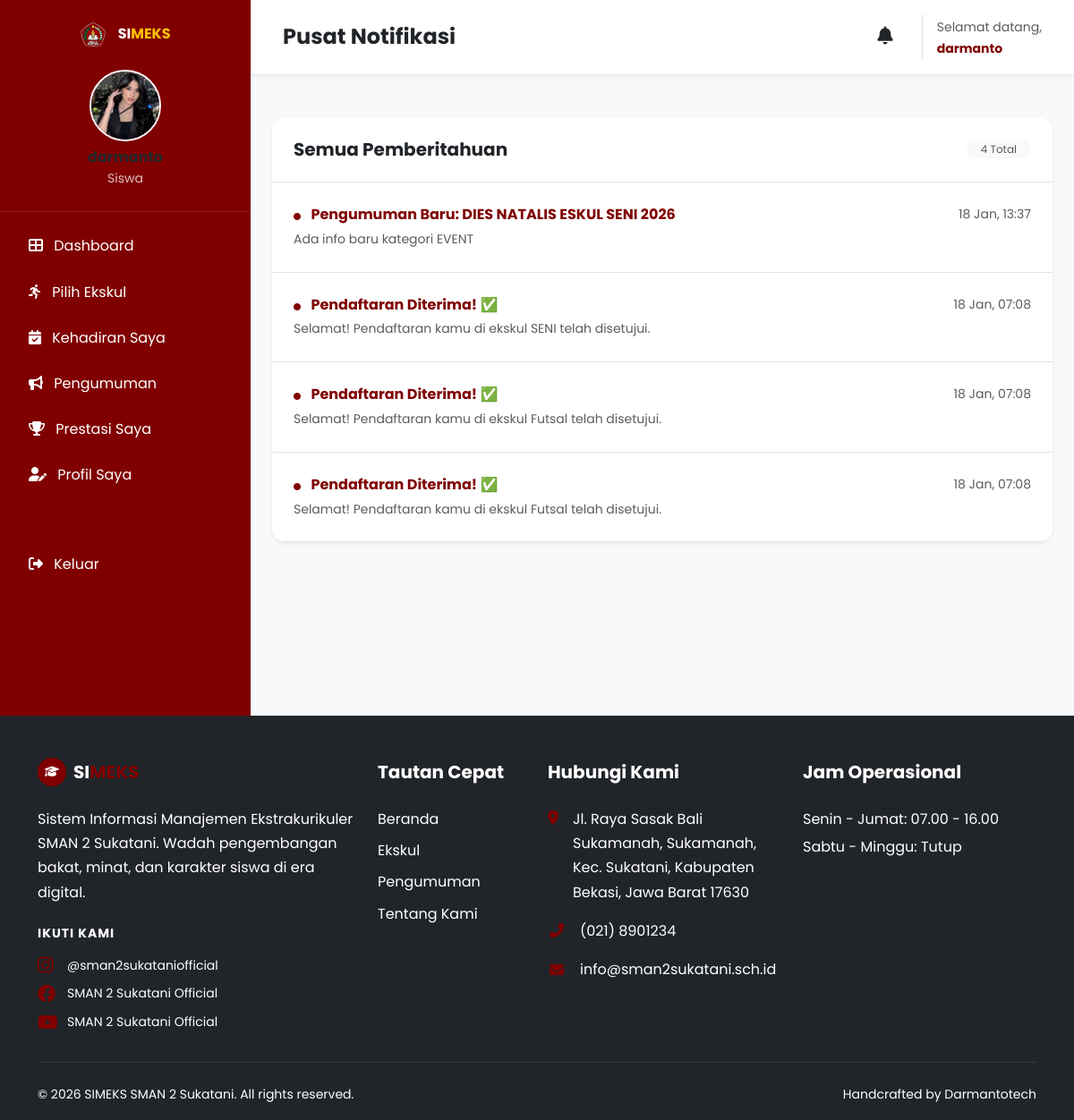
The page /SIMEKS-main/siswa/notifikasi.php (signed in) on the database its author committed.
### tables this page shows
CREATE TABLE `users` (
  `id` int(11) NOT NULL,
  `nisn` varchar(20) DEFAULT NULL,
  `nama` varchar(100) NOT NULL,
  `email` varchar(100) NOT NULL,
  `password` varchar(255) NOT NULL,
  `kelas` varchar(50) DEFAULT NULL,
  `role` enum('admin','siswa') DEFAULT 'siswa',
  `foto` varchar(255) DEFAULT 'default.png',
  `created_at` timestamp NOT NULL DEFAULT current_timestamp()
);

CREATE TABLE `notifikasi` (
  `id` int(11) NOT NULL,
  `user_id` int(11) DEFAULT NULL,
  `judul` varchar(100) DEFAULT NULL,
  `pesan` text DEFAULT NULL,
  `type` varchar(20) DEFAULT 'info',
  `is_read` tinyint(1) DEFAULT 0,
  `created_at` timestamp NOT NULL DEFAULT current_timestamp()
);

### SIMEKS-main/siswa/notifikasi.php (the view, shortened to what this page needs)
<?php
$user_id = $_SESSION['siswa_data']['user_id'];
include '../includes/header.php';
$stmt = $koneksi->prepare("SELECT * FROM notifikasi WHERE user_id = ? ORDER BY created_at DESC");
$stmt->execute([$user_id]);
$notifications = $stmt->fetchAll();
?>
<div class="d-flex" id="wrapper">
    <?php include 'sidebar.php'; ?>
    <div id="page-content-wrapper" class="w-100 bg-light">
        <?php
        $navTitle = "Pusat Notifikasi";
        include '../includes/siswa_nav.php';
        ?>
        <div class="container-fluid p-4">
            <div class="card border-0 shadow-sm rounded-4 overflow-hidden">
                <div class="p-4 border-bottom bg-white d-flex justify-content-between align-items-center">
                    <h5 class="fw-bold mb-0">Semua Pemberitahuan</h5>
                    <span class="badge bg-light text-muted fw-normal rounded-pill px-3"><?php echo count($notifications); ?> Total</span>
                </div>
                <div class="list-group list-group-flush">
                    <?php if (empty($notifications)): ?>
                        <div class="p-5 text-center text-muted">
                            <i class="fas fa-bell-slash fs-1 mb-3 opacity-25"></i>
                            <p>Belum ada notifikasi untuk Anda.</p>
                        </div>
                    <?php else: ?>
                        <?php foreach ($notifications as $n): ?>
                            <div class="list-group-item list-group-item-action border-0 p-4 border-bottom position-relative <?php echo $n->is_read ? 'bg-white' : 'bg-light bg-opacity-50'; ?>">
                                <div class="d-flex w-100 justify-content-between align-items-center mb-1">
                                    <h6 class="fw-bold mb-0 text-maroon">
                                        <i class="fas fa-circle small me-2" style="font-size: 8px;"></i>
                                        <?php echo htmlspecialchars($n->judul); ?>
                                    </h6>
                                    <small class="text-muted"><?php echo date('d M, H:i', strtotime($n->created_at)); ?></small>
                                </div>
                                <p class="mb-0 text-muted small"><?php echo htmlspecialchars($n->pesan); ?></p>
                            </div>
                        <?php endforeach; ?>
                    <?php endif; ?>
                </div>
            </div>
        </div>
    </div>
</div>
<?php include '../includes/footer.php'; ?>

### SIMEKS-main/siswa/sidebar.php
<?php
$current_page = basename($_SERVER['PHP_SELF']);
if (isset($_SESSION['siswa_data'])) {
    $stmt_sb = $koneksi->prepare("SELECT nama, foto FROM users WHERE id = ?");
    $stmt_sb->execute([$_SESSION['siswa_data']['user_id']]);
    $user_sb = $stmt_sb->fetch();
    $foto_sb = (!empty($user_sb->foto) && $user_sb->foto != 'default.png')
        ? "../assets/uploads/profile/" . $user_sb->foto
        : "https://ui-avatars.com/api/?name=" . urlencode($user_sb->nama) . "&background=fff&color=800000";
}
?>
<div class="bg-maroon text-white shadow-lg" id="sidebar-wrapper" style="min-width: 280px; min-height: 100vh;">
    <div class="sidebar-heading p-4 border-bottom border-white border-opacity-10 text-center">
        <div class="mb-3">
            <img src="../assets/logo.png" alt="Logo Sekolah" style="height: 30px;">
            <span class="fw-bold ms-2">SI<span class="text-warning">MEKS</span></span>
        </div>
        <div class="mt-4">
            <img src="<?php echo $foto_sb; ?>" class="rounded-circle border border-2 border-white shadow-sm mb-2 object-fit-cover" width="80" height="80">
            <h6 class="fw-bold mb-0"><?php echo htmlspecialchars($user_sb->nama); ?></h6>
            <small class="opacity-75">Siswa</small>
        </div>
    </div>
    <div class="list-group list-group-flush p-3">
        <a href="dashboardsiswa.php" class="list-group-item list-group-item-action bg-transparent text-white border-0 rounded-3 mb-2 <?php echo ($current_page == 'dashboardsiswa.php') ? 'active-nav' : 'hover-bg'; ?>">
            <i class="fas fa-th-large me-2"></i> Dashboard
        </a>
        <a href="daftar-eskul.php" class="list-group-item list-group-item-action bg-transparent text-white border-0 rounded-3 mb-2 <?php echo ($current_page == 'daftar-eskul.php') ? 'active-nav' : 'hover-bg'; ?>">
            <i class="fas fa-running me-2"></i> Pilih Ekskul
        </a>
        <a href="absensi.php" class="list-group-item list-group-item-action bg-transparent text-white border-0 rounded-3 mb-2 <?php echo ($current_page == 'absensi.php') ? 'active-nav' : 'hover-bg'; ?>">
            <i class="fas fa-calendar-check me-2"></i> Kehadiran Saya
        </a>
        <a href="pengumuman.php" class="list-group-item list-group-item-action bg-transparent text-white border-0 rounded-3 mb-2 <?php echo ($current_page == 'pengumuman.php') ? 'active-nav' : 'hover-bg'; ?>">
            <i class="fas fa-bullhorn me-2"></i> Pengumuman
        </a>
        <a href="prestasi.php" class="list-group-item list-group-item-action bg-transparent text-white border-0 rounded-3 mb-2 <?php echo ($current_page == 'prestasi.php') ? 'active-nav' : 'hover-bg'; ?>">
            <i class="fas fa-trophy me-2"></i> Prestasi Saya
        </a>
        <a href="profil.php" class="list-group-item list-group-item-action bg-transparent text-white border-0 rounded-3 mb-2 <?php echo ($current_page == 'profil.php') ? 'active-nav' : 'hover-bg'; ?>">
            <i class="fas fa-user-edit me-2"></i> Profil Saya
        </a>
        <div class="mt-auto py-5">
            <a href="../logout.php?role=siswa" class="list-group-item list-group-item-action bg-transparent text-white border-0 rounded-3 hover-bg">
                <i class="fas fa-sign-out-alt me-2"></i> Keluar
            </a>
        </div>
    </div>
</div>

### SIMEKS-main/includes/siswa_nav.php (shortened to what this page needs)
<nav class="navbar navbar-expand-lg navbar-light bg-white py-3 px-4 shadow-sm mb-4">
    <div class="container-fluid">
        <div class="d-flex align-items-center">
            <h4 class="fw-bold mb-0 text-dark"><?php echo isset($navTitle) ? $navTitle : 'Dashboard Siswa'; ?></h4>
        </div>
        <div class="ms-auto d-flex align-items-center">
            <div class="dropdown me-3">
                <a href="notifikasi.php" class="text-dark position-relative p-2 rounded-circle hover-bg-light">
                    <i class="fas fa-bell fs-5"></i>
                </a>
            </div>
            <div class="d-none d-md-block border-start ps-3 ms-2">
                <span class="small text-muted">Selamat datang,</span>
                <span class="small fw-bold d-block text-maroon"><?php echo htmlspecialchars($user_sb->nama); ?></span>
            </div>
        </div>
    </div>
</nav>

### SIMEKS-main/assets/style.css (style rules this page uses)
:root { --maroon: #800000; --maroon-dark: #5a0000; --maroon-light: #a31515; --gold: #FFC107; --gray-bg: #f8f9fa; --text-body: #555555; --text-heading: #212529; --card-radius: 16px; --shadow-soft: 0 10px 40px rgba(0, 0, 0, 0.08); --shadow-hover: 0 20px 50px rgba(128, 0, 0, 0.2); --shadow-premium: 0 15px 45px rgba(0, 0, 0, 0.1); --fs-h1: clamp(2.5rem, 5vw + 1rem, 4.5rem); --fs-h2: clamp(2rem, 4vw + 1rem, 3rem); --fs-lead: clamp(1rem, 2vw + 0.5rem, 1.25rem); }
.bg-maroon { background-color: var(--maroon) !important; }
.text-maroon { color: var(--maroon) !important; }
body { font-family: 'Poppins', sans-serif; background-color: #ffffff; color: var(--text-body); line-height: 1.7; overflow-x: hidden; }
h1, h2, h3, h4, h5, h6 { color: var(--text-heading); font-weight: 700; }
a { text-decoration: none; }
.navbar { background-color: rgba(255, 255, 255, 0.98) !important; backdrop-filter: blur(10px); box-shadow: 0 2px 15px rgba(0, 0, 0, 0.05); padding: 12px 0; }
#wrapper { overflow-x: hidden; }

### rows shown on the page
users: foto (picture), nama "darmanto"
notifikasi: judul "Pengumuman Baru: DIES NATALIS ESKUL SENI 2026", created_at "18 Jan, 13:37", pesan "Ada info baru kategori EVENT"
notifikasi: judul "Pendaftaran Diterima! ✅", created_at "18 Jan, 07:08", pesan "Selamat! Pendaftaran kamu di ekskul SENI telah disetujui."
notifikasi: judul "Pendaftaran Diterima! ✅", created_at "18 Jan, 07:08", pesan "Selamat! Pendaftaran kamu di ekskul Futsal telah disetujui."
notifikasi: judul "Pendaftaran Diterima! ✅", created_at "18 Jan, 07:08", pesan "Selamat! Pendaftaran kamu di ekskul Futsal telah disetujui."

### other values the page prints
$navTitle "Pusat Notifikasi"
count($notifications) "4"
